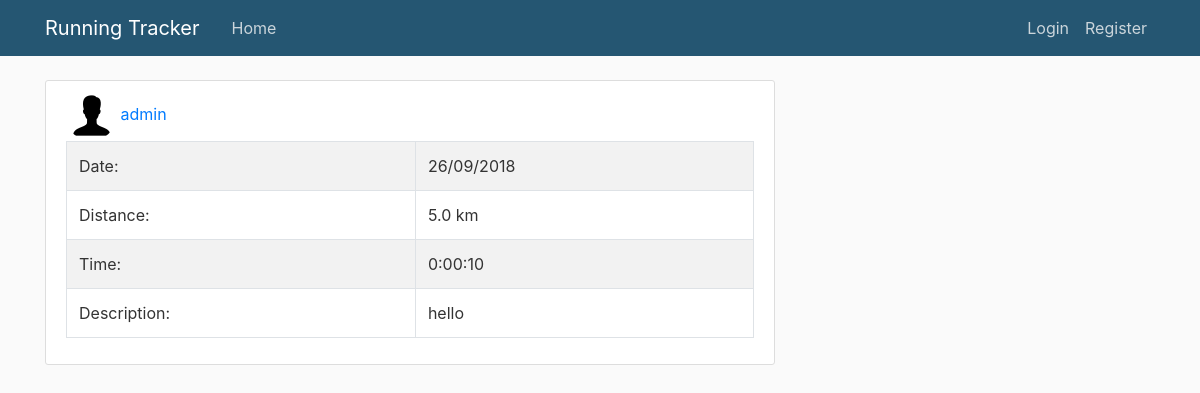
The app's page /run/2/, older data.
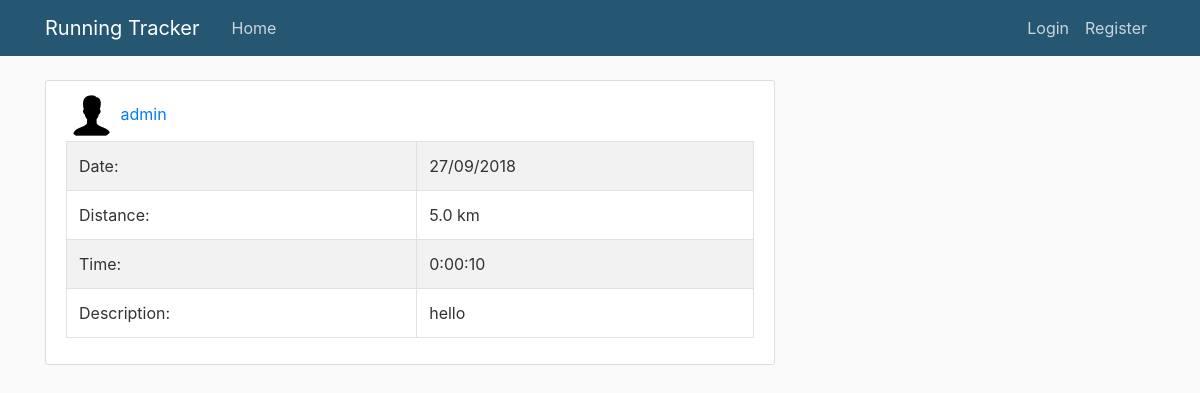
The same page, newer data.
### tracker/models.py (models this page shows, shortened)
class Run(models.Model):
    UNIT_CHOICES = (
        ('km','kilometers'),
        ('miles','miles'),
    )
    date_added= models.DateTimeField(default=timezone.now)
    date_ran = models.DateTimeField(default=timezone.now)
    distance = models.FloatField(validators=[MinValueValidator(0)])
    units = models.CharField(max_length=5,choices=UNIT_CHOICES,default="km")
    time = models.DurationField()
    author = models.ForeignKey(User, on_delete=models.CASCADE)
    description = models.TextField(default="",blank=True)

### users/models.py (models this page shows, shortened)
class Profile(models.Model):
    user = models.OneToOneField(User, on_delete=models.CASCADE)
    image = models.ImageField(default='default.jpg', upload_to='profile_pics')

### tracker/views.py (the view)
# urls.py: path('run/<int:pk>/', RunDetailView.as_view(), name='run-detail'),
class RunDetailView(DetailView):
    model = Run

### tracker/templates/tracker/run_detail.html (shortened to what this page needs)
{% extends "tracker/includes/base.html" %}
{% block content %}
  <article class="media content-section">
    <div class="media-body">
      <div class="article-metadata">
        <img class="rounded-circle article-img" src="{{ object.author.profile.image.url }}">
        <a class="mr-2" href="{% url 'profile' %}">{{ object.author }}</a>
      </div>
      <table class="table table-bordered table-striped">
        <tr>
          <td scope="row">Date:</td>
          <td>{{ object.date_ran|date:"d/m/Y" }}</td>
        </tr>
        <tr>
          <td scope="row">Distance:</td>
          <td>{{ object.distance }} {{ object.units }}</td>
        </tr>
        <tr>
          <td scope="row">Time:</td>
          <td>{{ object.time }} {{ objects.units}}</td>
        <tr>
          <td scope="row">Description:</td>
          <td>{{ object.description }}</td>
        </tr>
      </table>
    </div>
  </article>
{% endblock content %}

Row changes from the older to the newer data that the page shows:
changed Run "km": date_ran "26/09/2018" → "27/09/2018"
